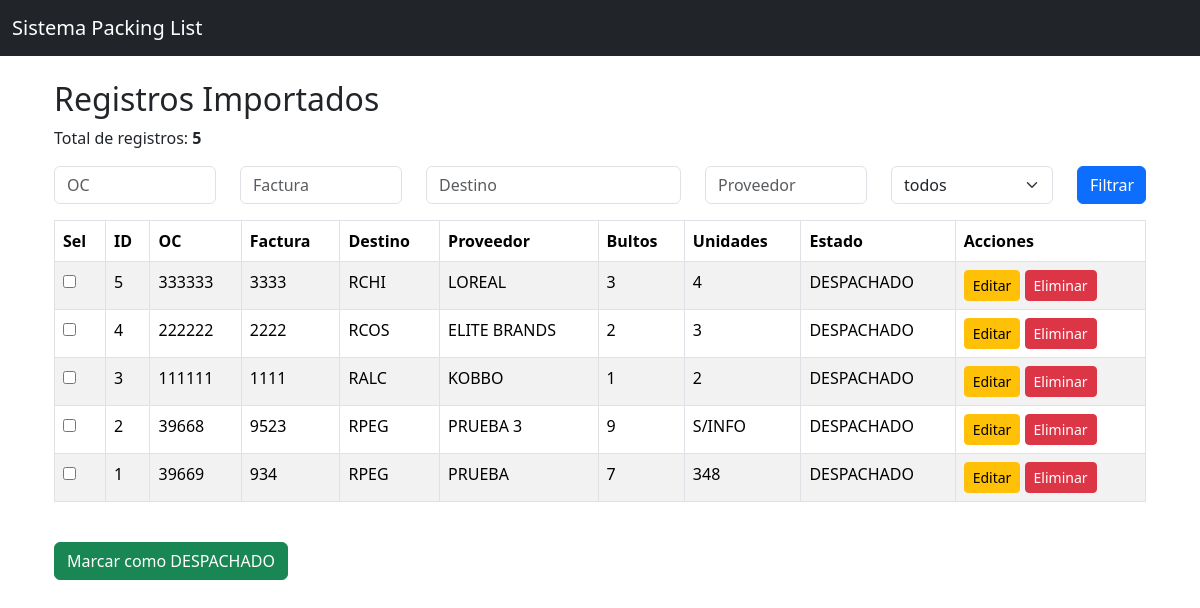
Page /registros on the committed database.
### models.py (models this page shows)
class Consolidado(db.Model):
    __tablename__ = "consolidado"
    id = db.Column(db.Integer, primary_key=True)
    oc = db.Column(db.String(50))
    factura = db.Column(db.String(50))
    destino = db.Column(db.String(20), nullable=False)
    proveedor = db.Column(db.String(150))
    bultos = db.Column(db.Integer, nullable=False)
    unidades = db.Column(db.String(50), nullable=False)
    tipo_carga = db.Column(db.String(50), nullable=False, default="NACIONAL")
    etiqueta = db.Column(db.String(150))
    observacion = db.Column(db.String(500))
    estado = db.Column(db.String(20), nullable=False, default="PENDIENTE")
    origen_archivo = db.Column(db.String(50), nullable=False)
    nombre_archivo = db.Column(db.String(255))
    fecha_carga = db.Column(db.DateTime)
    eliminado = db.Column(db.Boolean, nullable=False, default=False)
    fecha_eliminacion = db.Column(db.DateTime)
    fecha_despacho = db.Column(db.DateTime)

### app.py (the view)
@app.route("/registros")
def registros():
    oc = request.args.get("oc", "")
    factura = request.args.get("factura", "")
    destino = request.args.get("destino", "")
    proveedor = request.args.get("proveedor", "")
    estado = request.args.get("estado", "")
    consulta = Consolidado.query.filter_by(eliminado=False)
    if oc:
        consulta = consulta.filter(Consolidado.oc.contains(oc))
    if factura:
        consulta = consulta.filter(Consolidado.factura.contains(factura))
    if destino:
        consulta = consulta.filter(Consolidado.destino.contains(destino))
    if proveedor:
        consulta = consulta.filter(Consolidado.proveedor.contains(proveedor))
    if estado:
        consulta = consulta.filter(Consolidado.estado.contains(estado))
    registros = consulta.order_by(Consolidado.id.desc()).all()
    return render_template(
        "registros.html",
        registros=registros,
        oc=oc,
        factura=factura,
        destino=destino,
        proveedor=proveedor,
        estado=estado,
    )

### templates/registros.html (shortened to what this page needs)
{% extends "base.html" %}
{% block contenido %}
<div class="container mt-4">
    <h2>Registros Importados</h2>
    <p>
        Total de registros:
        <b>{{ registros|length }}</b>
    </p>
    <form method="get" class="mb-3">
        <div class="row">
            <div class="col-md-2">
                <input type="text" name="oc" class="form-control" placeholder="OC" value="{{ oc }}">
            </div>
            <div class="col-md-2">
                <input type="text" name="factura" class="form-control" placeholder="Factura" value="{{ factura }}">
            </div>
            <div class="col-md-3">
                <input type="text" name="destino" class="form-control" placeholder="Destino" value="{{ destino }}">
            </div>
            <div class="col-md-2">
                <input type="text" name="proveedor" class="form-control" placeholder="Proveedor" value="{{ proveedor }}">
            </div>
            <div class="col-md-2">
                <select name="estado" class="form-select">
                    <option value="">todos</option>
                </select>
            </div>
            <div class="col-md-1">
                <button type="submit" class="btn btn-primary w-100">Filtrar</button>
            </div>
        </div>
    </form>
    <form method="POST" action="/actualizar_estado">
    <table class="table table-striped table-bordered">
        <thead>
            <tr>
                <th>Sel</th>
                <th>ID</th>
                <th>OC</th>
                <th>Factura</th>
                <th>Destino</th>
                <th>Proveedor</th>
                <th>Bultos</th>
                <th>Unidades</th>
                <th>Estado</th>
                <th>Acciones</th>
            </tr>
        </thead>
        <tbody>
            {% for registro in registros %}
            <tr>
                <td><input type="checkbox" name="ids" value="{{ registro.id }}"></td>
                <td>{{ registro.id }}</td>
                <td>{{ registro.oc }}</td>
                <td>{{ registro.factura }}</td>
                <td>{{ registro.destino }}</td>
                <td>{{ registro.proveedor }}</td>
                <td>{{ registro.bultos }}</td>
                <td>{{ registro.unidades }}</td>
                <td>{{ registro.estado }}</td>
                <td>
                    <a href="/editar/{{ registro.id }}" class="btn btn-warning btn-sm">Editar</a>
                    <a href="/eliminar/{{ registro.id }}" class="btn btn-danger btn-sm" onclick="return confirm('¿Estás seguro de que quieres eliminar este registro?')">Eliminar</a>
                </td>
            </tr>
            {% endfor %}
        </tbody>
    </table>
    <br>
    <button type="submit" class="btn btn-success">Marcar como DESPACHADO</button>
    </form>
</div>
{% endblock %}

### templates/base.html (shortened to what this page needs)
<!DOCTYPE html>
<html lang="es">
<head>
    <link
        href="https://cdn.jsdelivr.net/npm/bootstrap@5.3.3/dist/css/bootstrap.min.css" rel="stylesheet">
</head>
<body>
<nav class="navbar navbar-dark bg-dark">
    <div class="container-fluid">
        <span class="navbar-brand">
            Sistema Packing List
        </span>
    </div>
</nav>
<div class="container mt-4">
    {% block contenido %}
    {% endblock %}
</div>
</body>
</html>

### rows in the picture
Consolidado: id "5", oc "333333", factura "3333", destino "RCHI", proveedor "LOREAL", bultos "3", unidades "4", estado "DESPACHADO"
Consolidado: id "4", oc "222222", factura "2222", destino "RCOS", proveedor "ELITE BRANDS", bultos "2", unidades "3", estado "DESPACHADO"
Consolidado: id "3", oc "111111", factura "1111", destino "RALC", proveedor "KOBBO", bultos "1", unidades "2", estado "DESPACHADO"
Consolidado: id "2", oc "39668", factura "9523", destino "RPEG", proveedor "PRUEBA 3", bultos "9", unidades "S/INFO", estado "DESPACHADO"
Consolidado: id "1", oc "39669", factura "934", destino "RPEG", proveedor "PRUEBA", bultos "7", unidades "348", estado "DESPACHADO"

### other values in the picture
{{ registros|length }} "5"
